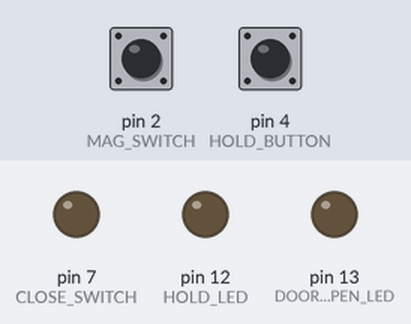
Simulated run of this sketch. Board: Arduino Uno, built with avr-gcc and run on an emulated ATmega328P. Shown: output pins drawn as LEDs (lit = HIGH). Dashed ring = blinking. The test bench sets the inputs (shaded band); at power-on: pin 4 (HOLD_BUTTON) LOW, pin 2 (MAG_SWITCH) HIGH.

Above: at 1.8 s.
1.9 s: pin 4 (HOLD_BUTTON) pulled HIGH for 3.2 s
At 5.8 s:
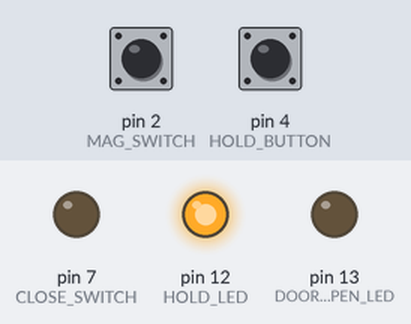
6.6 s: pin 4 (HOLD_BUTTON) pulled HIGH for 0.6 s
At 7.3 s:
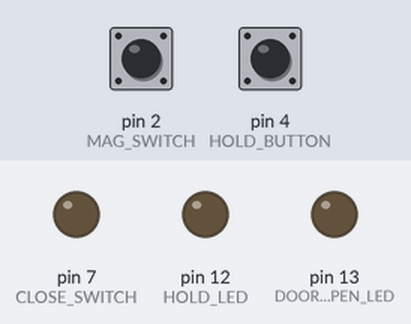
8.7 s: pin 2 (MAG_SWITCH) pulled LOW for 0.6 s
At 9.4 s:
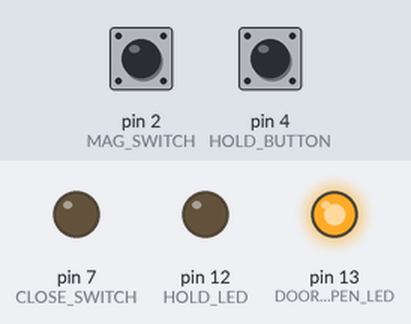
11.0 s: pin 2 (MAG_SWITCH) pulled LOW for 3.2 s
At 15.4 s:
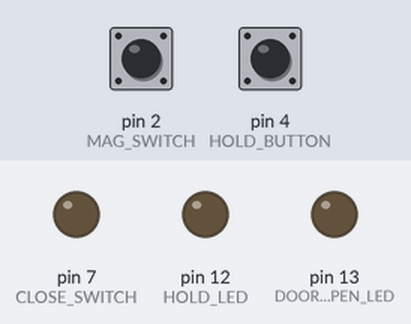
16.0 s: pin 2 (MAG_SWITCH) driven LOW and pin 4 (HOLD_BUTTON) driven HIGH
At 17.3 s:
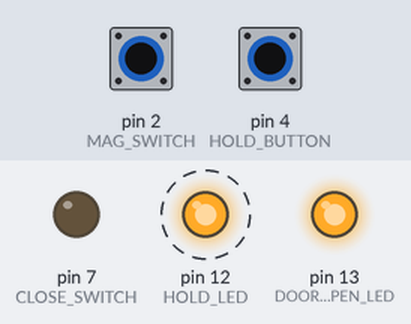
Timing chart, 0 to 20.0 s (numbered marks = the images above; inputs shaded):
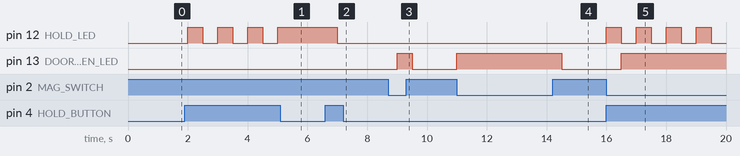

Measured:
- after the input at 1.9 s, pin 12 (HOLD_LED): alternates HIGH for 0.50 s and LOW for 0.50 s, 7 changes in all, then stays HIGH, starting after 0.10 s
- after the input at 6.6 s, pin 12 (HOLD_LED): HIGH → LOW after 0.40 s
- after the input at 8.7 s, pin 13 (DOOR_OPEN_LED): LOW → HIGH after 0.30 s, → LOW 0.50 s later
- after the input at 11.0 s, pin 13 (DOOR_OPEN_LED): LOW → HIGH at once, → LOW 3.5 s later
- after the input at 16.0 s, pin 12 (HOLD_LED): alternates HIGH for 0.50 s and LOW for 0.50 s, starting at once; pin 13 (DOOR_OPEN_LED): LOW → HIGH after 0.50 s

The sketch:

door_closer.ino
```cpp
#define DOOR_OPEN_LED 13  // Use to control LED with switch is colosed indicating timer is active
#define HOLD_LED 12       // Use to control LED indicating Hold Open state (toggles with HOLD_BUTTON press)
#define MAG_SWITCH 2      // Use to monitor Reed Swithch
#define HOLD_BUTTON 4     // Use to read the hold button
#define CLOSE_SWITCH 7    // Use to close door switch

#define TIMEOUT 5*1000         // time to wait before closing the garage door
#define CLOSE_TRIGGER_TIME 500 // time to keep relay open
#define WAIT_AFTER_CLOSE 3*1000  // time to wait after triggering door to close
#define POLL_DELAY 500         // time to wait between polls

#define OPEN LOW          // state when switch is open
#define CLOSED HIGH       // state when switch is closed
#define ON HIGH           // LED ON
#define OFF LOW           // LED OFF
#define RELAY_ON 1        // Realy On state is active low
#define RELAY_OFF 0       // Relay Off state is high

int magSwitchState = -1;     // Reed switch state - senses that the door is open
int holdButtonState = -1;    // Hold button state - toggles whether door should be held open
int holdDoorOpen = 0;        // Should the door be kept open

int timerStarted = 0;           // used to capture time when switch closes
int delta = 0;               // delta between current and start times
//////////////////////////////////////////////////////////////////////////////////////////
//
// the setup routine runs once when you press reset:
void setup() {

  digitalWrite(DOOR_OPEN_LED, OFF);
  digitalWrite(HOLD_LED, OFF);
  digitalWrite(CLOSE_SWITCH, RELAY_OFF);

  // initialize the digital pin as an output.
  pinMode(MAG_SWITCH, INPUT_PULLUP);
  pinMode(HOLD_BUTTON, INPUT);

  pinMode(DOOR_OPEN_LED, OUTPUT);
  pinMode(HOLD_LED, OUTPUT);
  pinMode(CLOSE_SWITCH, OUTPUT);

}  // end setup()


//////////////////////////////////////////////////////////////////////////////////////////
//
// the loop routine runs over and over again forever:
void loop() {
//  Read the mag swith to see if the door is open and read the hold button to see if the
//  door should be held open or not
  magSwitchState = digitalRead(MAG_SWITCH);
  holdButtonState = digitalRead(HOLD_BUTTON);

  if (holdButtonState == CLOSED) {  // hold button was pressed (button is Normally Open)
    //  Toggle the button state
    holdDoorOpen = !holdDoorOpen;
    //  set the LED on the button appropriately
    digitalWrite(HOLD_LED, holdDoorOpen);
  }  // end if hold switch closed

  if (!holdDoorOpen) {  // the door should not be held open
    // if the mag switch opened, the door is open and the timer is not running
    // turn on the LED and start the timer
    if (magSwitchState == OPEN) {
      // if timer is not running yet, start it and turn on the LED
      if (!timerStarted) {
        digitalWrite(DOOR_OPEN_LED, ON);
        timerStarted = millis();
      } // end if timer is not running
      else {
      }
    }  // end if switch is open
    else { // swith has closed (door has closed)
      // turn off the LED and clear out the timer
      digitalWrite(DOOR_OPEN_LED, OFF);
      timerStarted = 0;
      delta = 0;
    }  // end else switch has closed

    // if the timer is running check for timeout and close door if expired
    if (timerStarted) {
      // compute the time since the timer started
      delta = millis() - timerStarted;
      if (delta > TIMEOUT) {  // timer expired
        // turn on the relay for 1/2 second then turn back off to close the garage door
        digitalWrite(CLOSE_SWITCH, ON);
        delay(CLOSE_TRIGGER_TIME);
        digitalWrite(CLOSE_SWITCH, OFF);

        delay(WAIT_AFTER_CLOSE);

        // reset the timer
        timerStarted = 0;
        delta = 0;
      }  // end if timer expired
    }  // end if timer is running
  }  // end if not hold door open
  else { //the door should be held open
    // check to see if the timer was started before the hold button was pressed
    if (timerStarted) {  // timer is running
      // reset the timer
      timerStarted = 0;
      delta = 0;
    }  // end if timer is running
  }  // end if hold door open

  delay(POLL_DELAY);  // wait a second before looping again
}  // end loop()
```
